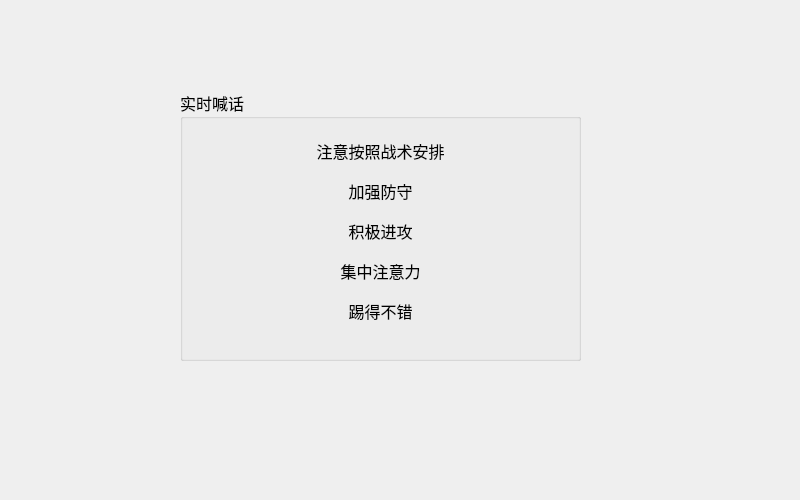
<?xml version="1.0" encoding="UTF-8"?>
<ui version="4.0">
 <class>currentCommandDialog</class>
 <widget class="QDialog" name="currentCommandDialog">
  <property name="geometry">
   <rect>
    <x>0</x>
    <y>0</y>
    <width>800</width>
    <height>500</height>
   </rect>
  </property>
  <property name="windowTitle">
   <string>Dialog</string>
  </property>
  <widget class="QGroupBox" name="groupBox">
   <property name="geometry">
    <rect>
     <x>180</x>
     <y>90</y>
     <width>401</width>
     <height>271</height>
    </rect>
   </property>
   <property name="font">
    <font>
     <family>黑体</family>
     <pointsize>12</pointsize>
    </font>
   </property>
   <property name="title">
    <string>实时喊话</string>
   </property>
   <widget class="QToolButton" name="toolButton">
    <property name="geometry">
     <rect>
      <x>50</x>
      <y>40</y>
      <width>301</width>
      <height>41</height>
     </rect>
    </property>
    <property name="text">
     <string>注意按照战术安排</string>
    </property>
    <property name="autoRaise">
     <bool>true</bool>
    </property>
   </widget>
   <widget class="QToolButton" name="toolButton_2">
    <property name="geometry">
     <rect>
      <x>50</x>
      <y>80</y>
      <width>301</width>
      <height>41</height>
     </rect>
    </property>
    <property name="text">
     <string>加强防守</string>
    </property>
    <property name="autoRaise">
     <bool>true</bool>
    </property>
   </widget>
   <widget class="QToolButton" name="toolButton_3">
    <property name="geometry">
     <rect>
      <x>50</x>
      <y>120</y>
      <width>301</width>
      <height>41</height>
     </rect>
    </property>
    <property name="text">
     <string>积极进攻</string>
    </property>
    <property name="autoRaise">
     <bool>true</bool>
    </property>
   </widget>
   <widget class="QToolButton" name="toolButton_4">
    <property name="geometry">
     <rect>
      <x>50</x>
      <y>160</y>
      <width>301</width>
      <height>41</height>
     </rect>
    </property>
    <property name="text">
     <string>集中注意力</string>
    </property>
    <property name="autoRaise">
     <bool>true</bool>
    </property>
   </widget>
   <widget class="QToolButton" name="toolButton_5">
    <property name="geometry">
     <rect>
      <x>50</x>
      <y>200</y>
      <width>301</width>
      <height>41</height>
     </rect>
    </property>
    <property name="text">
     <string>踢得不错</string>
    </property>
    <property name="autoRaise">
     <bool>true</bool>
    </property>
   </widget>
  </widget>
 </widget>
 <resources/>
 <connections/>
</ui>
